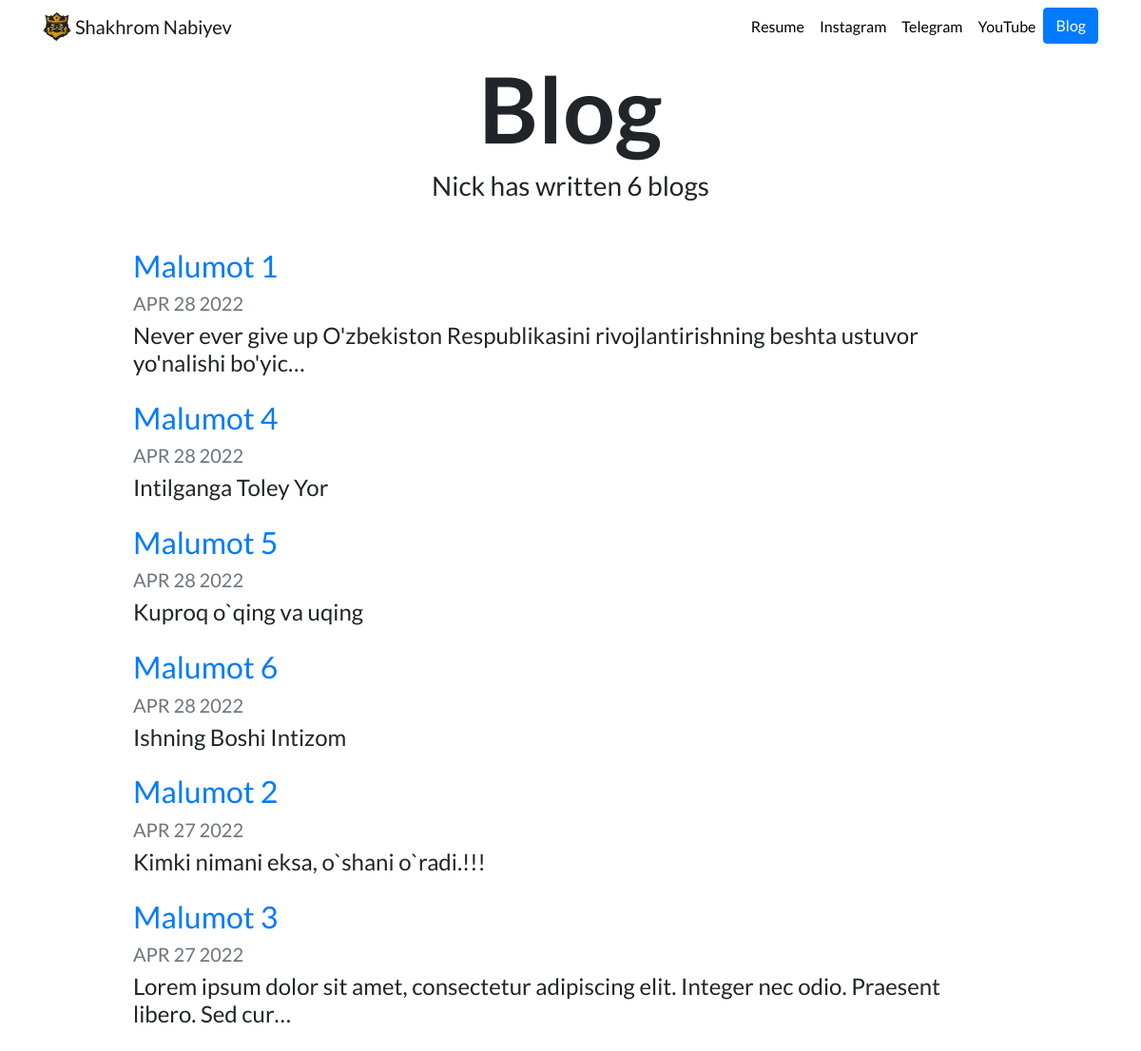
Screenshot of /blog/ with the database file from the repository.
### blog/models.py (models this page shows, shortened)
class Blog(models.Model):
    title = models.CharField(max_length=200)
    description = models.TextField()
    date = models.DateField()

### blog/views.py (the view)
# urls.py: path('', views.all_blogs, name='all_blogs'),
def all_blogs(request):
    blogs = Blog.objects.order_by('-date')[:]      #all()
    return render(request, 'blog/all_blogs.html', {'blogs':blogs})

### blog/templates/blog/all_blogs.html
{% extends "portfolio/base.html" %}
{% load static %}
{% block content %}
<h1 id="blogtitle" class="font-weight-bold text-center">Blog</h1>
<h3 class="text-center mb-5">Nick has written {{ blogs.count }} blog{{ blogs.count|pluralize }}</h3>
{% for blog in blogs %}
<div class="row justify-content-center my-3">
  <div class="col-md-10">
    <a href="{% url 'blog:detail' blog.id %}">
      <h2>{{ blog.title }}</h2>
    </a>
    <h5 class="text-muted">{{ blog.date|date:'M d Y'|upper }}</h5>
    <h4>{{ blog.description|striptags|truncatechars:100 }}</h4>
  </div>
</div>
{% endfor %}
{% endblock %}

### portfolio/static/portfolio/custom.css (style rules this page uses)
body { font-family: 'Lato', sans-serif; }
#blogtitle { font-size: 6rem; }

### rows the page displays
Blog: title "Malumot 1", date "APR 28 2022", description "Never ever give up O'zbekiston Respublikasini rivojlantirishning beshta ustuvor yo'nalishi bo'yic…"
Blog: title "Malumot 4", date "APR 28 2022", description "Intilganga Toley Yor"
Blog: title "Malumot 5", date "APR 28 2022", description "Kuproq o`qing va uqing"
Blog: title "Malumot 6", date "APR 28 2022", description "Ishning Boshi Intizom"
Blog: title "Malumot 2", date "APR 27 2022", description "Kimki nimani eksa, o`shani o`radi.!!!"
Blog: title "Malumot 3", date "APR 27 2022", description "Lorem ipsum dolor sit amet, consectetur adipiscing elit. Integer nec odio. Praesent libero. Sed cur…"

### other values shown
{{ blogs.count }} "6"
